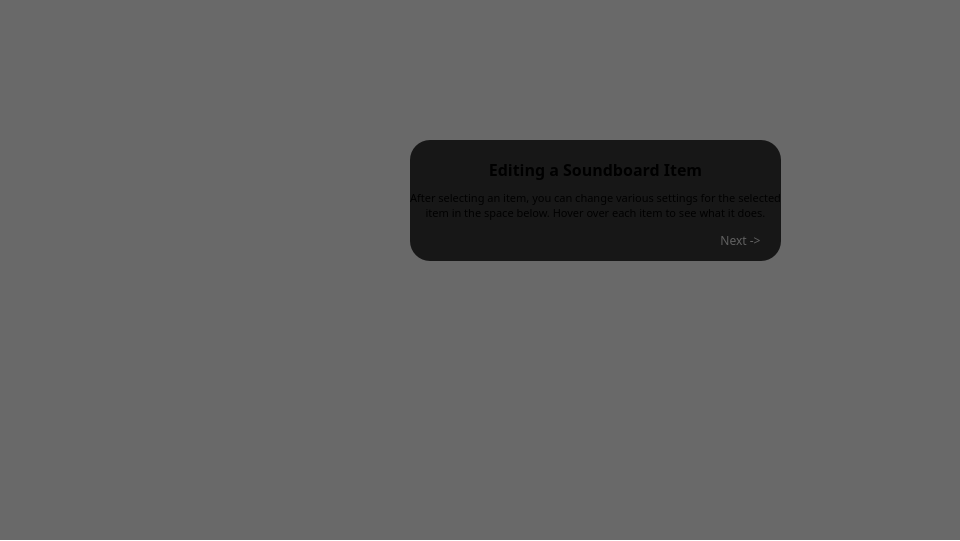
  <widget class="QGroupBox" name="slide_6">
   <property name="geometry">
    <rect>
     <x>0</x>
     <y>0</y>
     <width>960</width>
     <height>541</height>
    </rect>
   </property>
   <property name="styleSheet">
    <string notr="true">border: 0px;
background: transparent;</string>
   </property>
   <property name="title">
    <string/>
   </property>
   <widget class="QGroupBox" name="groupBox_7">
    <property name="geometry">
     <rect>
      <x>410</x>
      <y>140</y>
      <width>371</width>
      <height>121</height>
     </rect>
    </property>
    <property name="styleSheet">
     <string notr="true">QGroupBox {
	background: rgba(0, 0, 0, 200);
	border-radius: 20px;
}</string>
    </property>
    <property name="title">
     <string/>
    </property>
    <widget class="QLabel" name="label_17">
     <property name="geometry">
      <rect>
       <x>0</x>
       <y>4</y>
       <width>371</width>
       <height>51</height>
      </rect>
     </property>
     <property name="font">
      <font>
       <family>Cascadia Code</family>
       <pointsize>12</pointsize>
       <bold>true</bold>
      </font>
     </property>
     <property name="text">
      <string>Editing a Soundboard Item</string>
     </property>
     <property name="alignment">
      <set>Qt::AlignCenter</set>
     </property>
     <property name="wordWrap">
      <bool>true</bool>
     </property>
     <property name="margin">
      <number>0</number>
     </property>
    </widget>
    <widget class="QLabel" name="label_18">
     <property name="geometry">
      <rect>
       <x>0</x>
       <y>30</y>
       <width>371</width>
       <height>71</height>
      </rect>
     </property>
     <property name="font">
      <font>
       <family>Cascadia Code</family>
       <pointsize>8</pointsize>
       <bold>false</bold>
      </font>
     </property>
     <property name="text">
      <string>After selecting an item, you can change various settings for the selected item in the space below. Hover over each item to see what it does.</string>
     </property>
     <property name="alignment">
      <set>Qt::AlignCenter</set>
     </property>
     <property name="wordWrap">
      <bool>true</bool>
     </property>
     <property name="margin">
      <number>10</number>
     </property>
    </widget>
    <widget class="QPushButton" name="next_7">
     <property name="enabled">
      <bool>true</bool>
     </property>
     <property name="geometry">
      <rect>
       <x>300</x>
       <y>90</y>
       <width>61</width>
       <height>21</height>
      </rect>
     </property>
     <property name="font">
      <font>
       <family>Cascadia Code</family>
      </font>
     </property>
     <property name="styleSheet">
      <string notr="true">QPushButton {
background: transparent;
border: 0px;
color: #606060;
}

QPushButton:hover {
color: #B0B0B0;
}

QPushButton:pressed {
color: #E0E0E0;
}</string>
     </property>
     <property name="text">
      <string>Next -&gt;</string>
     </property>
    </widget>
   </widget>
   <widget class="QWidget" name="widget_22" native="true">
    <property name="geometry">
     <rect>
      <x>0</x>
      <y>0</y>
      <width>960</width>
      <height>540</height>
     </rect>
    </property>
    <property name="styleSheet">
     <string notr="true">background: rgba(0, 0, 0, 150);</string>
    </property>
   </widget>
   <zorder>widget_22</zorder>
   <zorder>groupBox_7</zorder>
  </widget>
